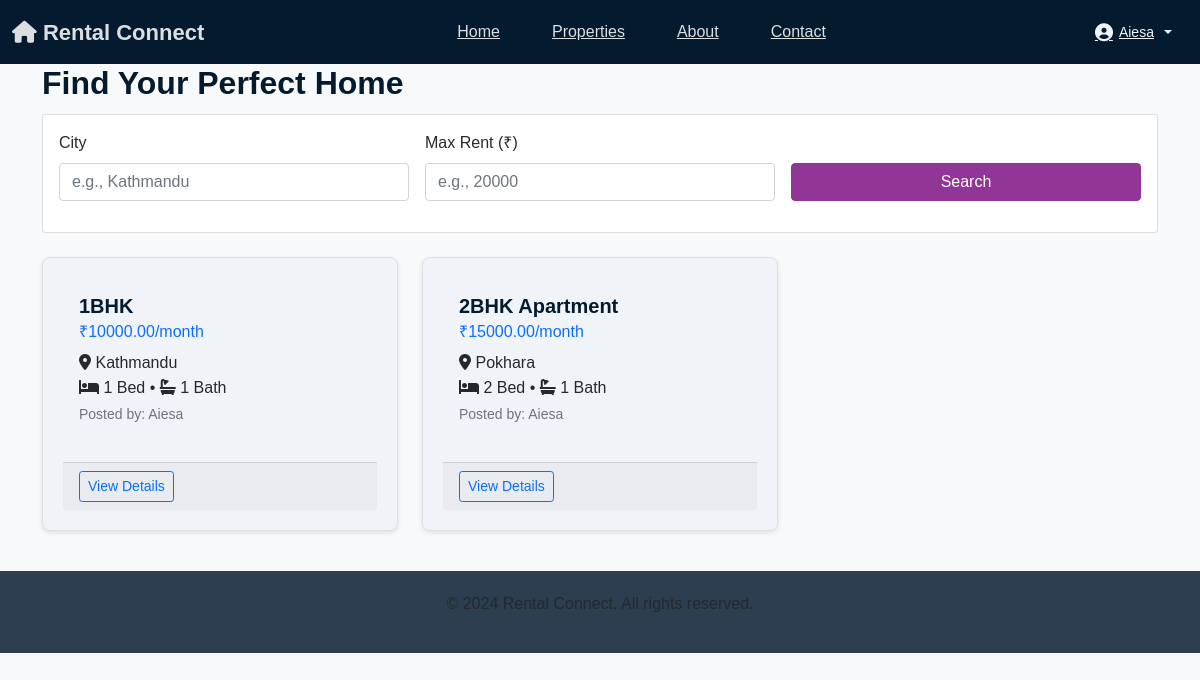
/properties/ (signed in), run on the app's committed database.
### users/models.py (models this page shows, shortened)
class CustomUser(AbstractUser):
    is_tenant = models.BooleanField(default=False)
    is_landlord = models.BooleanField(default=False)

### listings/models.py (models this page shows, shortened)
class Property(models.Model):
    landlord = models.ForeignKey(
        CustomUser,
        on_delete=models.CASCADE,
        related_name='properties'
    )
    title = models.CharField(max_length=100)
    description = models.TextField()
    city = models.CharField(max_length=50)
    rent = models.DecimalField(max_digits=10, decimal_places=2)
    bedrooms = models.PositiveIntegerField()
    bathrooms = models.PositiveIntegerField()
    address = models.TextField()
    image = models.ImageField(
        upload_to='property_images/',
        blank=True,
        null=True
    )
    is_verified = models.BooleanField(default=False)
    created_at = models.DateTimeField(auto_now_add=True)
    class Meta:
        ordering = ['-created_at']

### listings/views.py (the view)
# urls.py: path('properties/', views.property_list, name='property_list'),
def property_list(request):
    properties = Property.objects.filter(is_verified=True)
    city = request.GET.get('city')
    max_rent = request.GET.get('max_rent')
    if city:
        properties = properties.filter(city__icontains=city)
    if max_rent:
        properties = properties.filter(rent__lte=max_rent)
    return render(request, 'listings/property_list.html', {
        'properties': properties
    })

### templates/listings/property_list.html
{% extends "base.html" %}
{% block content %}
<div class="container mt-4">
    <h2>Find Your Perfect Home</h2>
    <div class="card mb-4">
        <div class="card-body">
            <form method="get" class="row g-3">
                <div class="col-md-4">
                    <label class="form-label">City</label>
                    <input type="text" name="city" class="form-control" placeholder="e.g., Kathmandu" value="{{ request.GET.city }}">
                </div>
                <div class="col-md-4">
                    <label class="form-label">Max Rent (₹)</label>
                    <input type="number" name="max_rent" class="form-control" placeholder="e.g., 20000" value="{{ request.GET.max_rent }}">
                </div>
                <div class="col-md-4">
                    <label class="form-label">&nbsp;</label>
                    <button type="submit" class="btn btn-primary w-100">Search</button>
                </div>
            </form>
        </div>
    </div>
    <div class="row">
        {% for property in properties %}
        <div class="col-md-6 col-lg-4">
            <div class="card property-card h-100">
                <div class="card-body">
                    <h5 class="card-title">{{ property.title }}</h5>
                    <h6 class="card-subtitle mb-2 text-primary">₹{{ property.rent }}/month</h6>
                    <p class="card-text">
                        <i class="fas fa-map-marker-alt"></i> {{ property.city }}<br>
                        <i class="fas fa-bed"></i> {{ property.bedrooms }} Bed •
                        <i class="fas fa-bath"></i> {{ property.bathrooms }} Bath<br>
                        <small class="text-muted">Posted by: {{ property.landlord.username }}</small>
                    </p>
                </div>
                <div class="card-footer">
                    <a href="{% url 'property_detail' property.id %}" class="btn btn-outline-primary btn-sm">View Details</a>
                </div>
            </div>
        </div>
        {% empty %}
        <div class="col-12">
            <div class="alert alert-info text-center">
                No properties found matching your criteria.
            </div>
        </div>
        {% endfor %}
    </div>
</div>
{% endblock %}

### templates/base.html (shortened to what this page needs)
<!DOCTYPE html>
<html>
<head>
    {% load static %}
    <link href="https://cdn.jsdelivr.net/npm/bootstrap@5.1.3/dist/css/bootstrap.min.css" rel="stylesheet">
    <link rel="stylesheet" href="https://cdnjs.cloudflare.com/ajax/libs/font-awesome/6.0.0/css/all.min.css">
    <link rel="stylesheet" href="{% static 'css/base.css' %}">
    <link rel="stylesheet" href="{% static 'css/style.css' %}">
</head>
<body>
    <div class="top-bar">
        <div class="container">
            <div class="site-title">
                <i class="fas fa-home"></i> Rental Connect
            </div>
            <div class="menu-links">
                <a href="{% url 'home' %}">Home</a>
                <a href="{% url 'property_list' %}">Properties</a>
                <a href="{% url 'home' %}#about" class="scroll-link">About</a>
                <a href="{% url 'home' %}#contact" class="scroll-link">Contact</a>
            </div>
            <div class="auth-links">
    {% if user.is_authenticated %}
        <div class="dropdown">
            <a href="#" class="profile-link dropdown-toggle"
               id="userDropdown"
               data-bs-toggle="dropdown"
               aria-expanded="false">
                <i class="fas fa-user-circle"></i>
                <span class="profile-name">{{ user.username }}</span>
            </a>
        </div>
    {% else %}
        <a href="{% url 'login' %}" class="login-link">Login</a>
        <a href="{% url 'register' %}" class="btn-signup">Sign Up</a>
    {% endif %}
</div>
        </div>
    </div>
    <div class="main-content">
        <div class="page-content">
            {% block content %}{% endblock %}
        </div>
    </div>
    <div class="bottom-bar">
        <div class="container">
            <p>&copy; 2024 Rental Connect. All rights reserved.</p>
        </div>
    </div>
</body>
</html>

### static/css/base.css (style rules this page uses)
* { margin: 0; padding: 0; box-sizing: border-box; }
html, body { width: 100%; min-height: 100%; overflow-x: hidden; }
body { font-family: Arial, sans-serif; background-color: #f8f9fa; color: #25292c; display: flex; flex-direction: column; }
.top-bar { background: #041a2e; color: #dcdee0; padding: 12px 0; position: fixed; top: 0; left: 0; width: 100%; z-index: 1000; }
.top-bar .container { max-width: 1200px; margin: auto; display: flex; align-items: center; justify-content: space-between; }
.site-title { font-size: 22px; font-weight: bold; }
.menu-links { display: flex; gap: 24px; }
.menu-links a { color: #dcdee0; font-weight: 500; padding: 8px 14px; border-radius: 4px; transition: 0.3s; }
.auth-links { display: flex; align-items: center; gap: 10px; }
.auth-links a { color: #f0f4f8; padding: 8px 16px; border-radius: 6px; transition: 0.3s; font-weight: 500; }
.profile-link { display: flex; align-items: center; gap: 6px; color: #f0f4f8; padding: 8px 14px; border-radius: 6px; transition: all 0.3s ease; }
.profile-link i { font-size: 18px; }
.profile-name { font-size: 14px; font-weight: 500; }
.main-content { flex: 1; padding: 40px 0; }
.page-content { max-width: 1200px; margin: auto; padding: 0 20px; }
input, select, textarea { width: 100%; padding: 10px; margin-bottom: 15px; border-radius: 4px; border: 1px solid #ccc; }
button { background: #007bff; color: white; border: none; padding: 8px 18px; border-radius: 4px; cursor: pointer; }
.bottom-bar { background: #2c3e50; color: #dcdee0; text-align: center; padding: 20px 0; margin-top: auto; }

### static/css/style.css (style rules this page uses)
h1, h2, h3, h4, h5 { color: #041a2e; font-weight: 600; margin-bottom: 0.75rem; }
p { color: #25292c; line-height: 1.6; margin-bottom: 1rem; }
.property-card { background-color: #f0f4f8; border-radius: 8px; padding: 20px; margin-bottom: 20px; border: 1px solid #e0e0e0; box-shadow: 0 2px 5px rgba(0,0,0,0.1); transition: all 0.3s ease; }
.btn-primary { background-color: #913696; border-color: #913696; }
a { color: #2563eb; }

### data on the page
CustomUser: username "Aiesa"
Property: title "1BHK", rent "10000.00", city "Kathmandu", bedrooms "1", bathrooms "1", landlord.username "Aiesa"
Property: title "2BHK Apartment", rent "15000.00", city "Pokhara", bedrooms "2", bathrooms "1", landlord.username "Aiesa"
